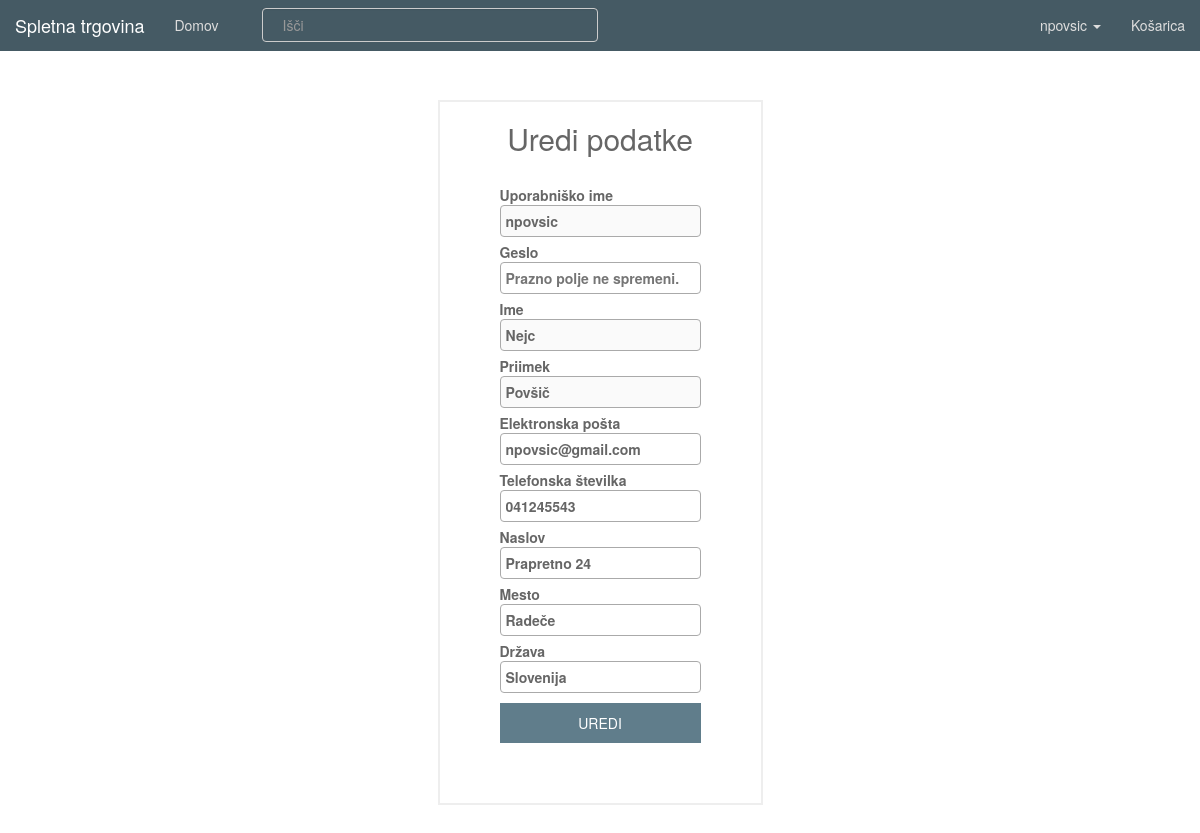
Page /user/npovsic/edit (signed in) on the committed database.
### tables this page shows
CREATE TABLE `users` (
  `id_user` int(11) NOT NULL AUTO_INCREMENT,
  `first_name` varchar(45) NOT NULL,
  `last_name` varchar(45) DEFAULT NULL,
  `username` varchar(45) DEFAULT NULL,
  `password` longtext,
  `email` varchar(45) DEFAULT NULL,
  `phone_num` varchar(45) DEFAULT NULL,
  `address` varchar(45) DEFAULT NULL,
  `city` varchar(45) DEFAULT NULL,
  `country` varchar(45) DEFAULT NULL,
  `active_user` int(11) NOT NULL,
  `token` int(11) NOT NULL,
  PRIMARY KEY (`id_user`),
  UNIQUE KEY `username_UNIQUE` (`username`),
  UNIQUE KEY `email_UNIQUE` (`email`)
);

### View.php (called while the page is built, shortened)
<?php
class View {
    public static function render($file, $variables = array(), $extract) {
        include($file);
        return ob_get_clean();
    }
}

### sql/DBUsers.php (called while the page is built, shortened)
<?php
class DBUsers {
    public static function getUserInfo($id) {
        $db = InitDB::getInstance();
        $stmt = $db->prepare("SELECT * FROM users WHERE "
            . "id_user = ?");
        $stmt->bindValue(1, $id);
        $stmt->execute();
        return $stmt->fetch();
    }
}

### view/edit_user.php (the view, shortened to what this page needs)
<!DOCTYPE html>
<html>
<head>
    <?php
    include "view/partials/head.php";
    ?>
</head>
<body>
<?php include "view/partials/navigation.php"; ?>
<div class="container">
    <div class="wrapper">
        <div class="row active-with-click text-center">
            <form class="login_form" method="post" action="<?php echo BASE_URL."user/". $_SESSION['user'] ."/edit" ?>">
                <h2>Uredi podatke</h2><br>
                <label class="align-left">Uporabniško ime<br><input class="input-modern" type="text" disabled value="<?php echo $variables['username'] ?>" ></label><br>
                <label class="align-left">Geslo<br><input class="input-modern" type="password" name="password" placeholder="Prazno polje ne spremeni." ></label><br>
                <label class="align-left">Ime<br><input class="input-modern" type="text" disabled value="<?php echo $variables['first_name'] ?>" ></label><br>
                <label class="align-left">Priimek<br><input class="input-modern" type="text" disabled value="<?php echo $variables['last_name'] ?>" ></label><br>
                <label class="align-left">Elektronska pošta<br><input class="input-modern" type="email" name="email" value="<?php echo $variables['email'] ?>" ></label><br>
                <label class="align-left">Telefonska številka<br><input class="input-modern" type="number" name="phone_num" value="<?php echo $variables['phone_num'] ?>" ></label><br>
                <label class="align-left">Naslov<br><input class="input-modern" type="text" name="address" value="<?php echo $variables['address'] ?>" ></label><br>
                <label class="align-left">Mesto<br><input class="input-modern" type="text" name="city" value="<?php echo $variables['city'] ?>" ></label><br>
                <label class="align-left">Država<br><input class="input-modern" type="text" name="country" value="<?php echo $variables['country'] ?>" ></label><br>
                <button class="btn-block btn-modern top_margin_5px" type="submit">UREDI</button>
            </form>
        </div>
    </div>
</div>
</body>
</html>

### index.php (shortened to what this page needs)
<?php
$path = isset($_SERVER["PATH_INFO"]) ? trim($_SERVER["PATH_INFO"], "/") : "";
$urls = [
    "/^$/" => function () {
        Controller::index();
    },
    "/login$/" => function($method) {
        if ($method == "POST") {
            Controller::login();
        } else {
            Controller::login_page();
        }
    },
    "/logout$/" => function() {
        Controller::logout();
    },
    "/register$/" => function($method) {
        if ($method == "POST") {
            Controller::register();
        } else {
            Controller::login_page();
        }
    },
    "/^register\/activate.*/" => function($method, $id = null, $token = null) {
        $id = $_GET['user'];
        $token = $_GET['token'];
        Controller::activation($id, $token);
    },
    "/^article\/(\d+)$/" => function($method, $id = null) {
        Controller::details_page($id);
    },
    "/search.*/" => function($method) {
        Controller::search();
    },
    "/add-to-cart$/" => function () {
        Controller::addToCart();
    },
    "/remove-cart$/" => function () {
        Controller::removeFromCart();
    },
    "/update-cart$/" => function () {
        Controller::updateCart();
    },
    "/purge-cart$/" => function () {
        Controller::purgeCart();
    },
    "/cart-confirm$/" => function($method) {
        Controller::cartConfirm();
    },
    "/cart$/" => function($method) {
        Controller::cart();
    },
    "/checkout$/" => function($method) {
        Controller::checkout();
    },
    "/^article\/rate$/" => function($method, $id = null) {
        Controller::rate();
    },
    "/wip/" => function() {
        Controller::wip();
    },
    "/^user\/(\w+)\/edit$/" => function($method, $username) {
        if (isset($_SESSION['user']) && ($_SESSION['user'] == $username)) {
            if ($method == "POST") {
                Controller::edit_user($_SESSION['id']);
            } else {
                Controller::edit_user_page($_SESSION['id']);
            }
        }
        else {
            View::redirect(BASE_URL);
        }
    },
    "/^user\/(\w+)\/orders\/info$/" => function($method) {
        Controller::order_details($method);
    },
    "/^user\/(\w+)\/orders$/" => function($method, $username) {
        if (isset($_SESSION['user']) && ($_SESSION['user'] == $username)) {
            Controller::user_orders($_SESSION['id']);
        }
        else {
            View::redirect(BASE_URL);
        }
    },
    "/api\/articles$/" => function() {
        APIController::index();
    },
    "/api\/article\/(\d+)$/" => function($method, $id = null) {
        APIController::get_article($id);
    },
    "/^admin$/" => function($method) {
        if ($method == "POST") {
            AdminController::login();
        } else {
            AdminController::login_page();
        }
    },
    "/^admin\/edit$/" => function($method, $id = null) {
        if ($method == "POST") {
            AdminController::edit_admin($id);
        } else {
            AdminController::edit_admin_page($id);
        }
    },
    "/^admin\/edit\/(\d+)$/" => function($method, $id = null) {
        if ($method == "POST") {
            AdminController::edit_seller($id);
        } else {
            AdminController::edit_seller_page($id);
        }
    },
    "/^admin\/add$/" => function($method) {
        if ($method == "POST") {
            AdminController::add_seller();
        } else {
            AdminController::add_seller_page();
        }
    },
    "/^seller$/" => function() {
        SellerController::index();
    },
    "/^seller\/(\w+)\/edit$/" => function($method, $username) {
        if (isset($_SESSION['seller']) && ($_SESSION['seller'] == $username)) {
            if ($method == "POST") {
                SellerController::edit_seller($_SESSION['id']);
            } else {
                SellerController::edit_seller_page($_SESSION['id']);
            }
        }
        else {
            View::redirect(BASE_URL);
        }
    },
    "/^seller\/edit\/(\d+)$/" => function($method, $id = null) {
        if ($method == "POST") {
            SellerController::edit_article($id);
        } else {
            SellerController::edit_article_page($id);
        }
    },
    "/^seller\/delete\/(\d+)$/" => function($method, $id = null) {
        SellerController::delete_article($id);
    },
    "/^seller\/add$/" => function($method) {
        if ($method == "POST") {
            SellerController::add_article();
        } else {
            SellerController::add_article_page();
        }
    },
    "/^seller\/unprocessed-orders$/" => function($method) {
        SellerController::unprocessed_orders();
    },
    "/^seller\/unprocessed-orders\/confirm$/" => function($method) {
        SellerController::confirm_order($method);
    },
    "/^seller\/unprocessed-orders\/cancel$/" => function($method) {
        SellerController::cancel_order($method);
    },
    "/^seller\/all-orders\/storno$/" => function($method) {
        SellerController::storno_order($method);
    },
    "/^seller\/unprocessed-orders\/info$/" => function($method) {
        SellerController::unprocessed_order_details($method);
    },
    "/^seller\/all-orders\/info$/" => function($method) {
        SellerController::order_details($method);
    },
    "/^seller\/all-orders$/" => function($method) {
        SellerController::all_orders();
    },
    "/^seller\/all-users$/" => function($method) {
        SellerController::all_users();
    },
    "/^seller\/all-users\/edit\/(\d+)$/" => function($method, $id = null) {
        if ($method == "POST") {
            SellerController::edit_user($id);
        } else {
            SellerController::edit_user_page($id);
        }
    },
    "/^seller\/all-users\/add$/" => function($method, $id = null) {
        if ($method == "POST") {
            SellerController::add_user();
        } else {
            SellerController::add_user_page();
        }
    },
];
foreach ($urls as $pattern => $controller) {
    if (preg_match($pattern, $path, $params)) {
        try {
            $params[0] = $_SERVER["REQUEST_METHOD"];
            $controller(...$params);
        } catch (InvalidArgumentException $e) {
            View::error404();
        } catch (Exception $e) {
            View::displayError($e, true);
        }
        exit();
    }
}

### static/css/style.css (style rules this page uses)
html { height: 100%; overflow: -moz-scrollbars-vertical; overflow-y: scroll; }
body { padding-top: 50px; overflow-y: visible; }
.container { display: flex; min-height: 90vh; flex-direction: column; }
.wrapper { padding: 5%; padding-top: 50px; }
.align-left { text-align: left; }
.input-modern { width: 201px; padding: 5px; border-radius: 4px; border: 1px solid #aaa; transition: ease border 0.35s; }
.top_margin_5px { margin-top: 5px; }
.btn-modern { background-color: #607d8b; border: none; color: #fff; height: 40px; width: 201px; transition: ease all 0.35s; white-space: nowrap; }
.login_form { display: inline-block; padding: 0 60px 60px; border: 2px solid #eee; color: #666; }

### rows in the picture
users: username "npovsic", first_name "Nejc", last_name "Povšič", email "npovsic@gmail.com", phone_num "041245543", address "Prapretno 24", city "Radeče", country "Slovenija"
